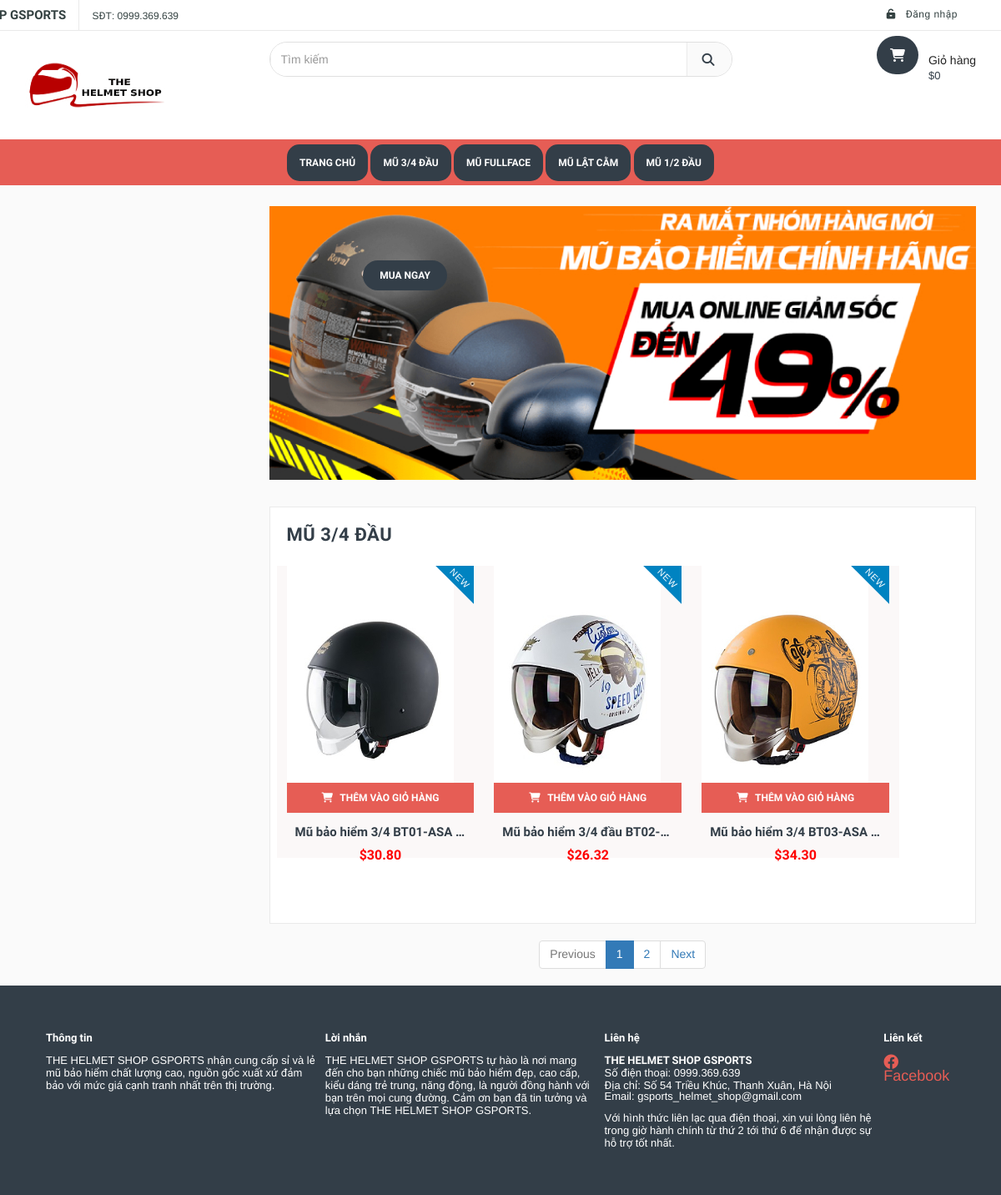
Page /type.php?type=BT on the committed database.
### tables this page shows
CREATE TABLE `categories` (
  `cate_code` varchar(20) NOT NULL,
  `name` varchar(100) NOT NULL,
  `status` int(1) NOT NULL COMMENT '0: chưa xóa, 1: đã xóa'
);

CREATE TABLE `products` (
  `product_code` varchar(20) NOT NULL,
  `name` varchar(100) NOT NULL,
  `description` varchar(900) NOT NULL,
  `price` float NOT NULL,
  `image` varchar(100) DEFAULT NULL,
  `quantity_exist` int(11) NOT NULL,
  `new` tinyint(1) NOT NULL COMMENT '0: cũ, 1: mới',
  `status` tinyint(1) NOT NULL COMMENT '0: chưa xóa, 1: đã xóa',
  `cate_code` varchar(20) NOT NULL,
  `supp_code` varchar(20) DEFAULT NULL
);

### controller/Controller.php (called while the page is built, shortened)
<?php
require_once "model/BaseModel.php";
class Controller{
    function loadView($view, $data = [], $title = 'Trang chủ'){
        $model = new BaseModel;
        $menu = $model->selectMenu();
        include_once 'view/layout.view.php';
    }
}
?>

### controller/TypeController.php (called while the page is built, shortened)
<?php
include_once "Controller.php";
include_once "model/TypeModel.php";
class TypeController extends Controller{
    function loadPageType(){
        $date=date("Y-m-d");
        $alias = isset($_GET['type']) ? $_GET['type'] : '';
        $model = new TypeModel;
        $type = $model->getNameType($alias);
        $products = $model->selectProductByCategories($alias,$date);
        $allType = $model->selectAllType();
        $count = $model->countProduct($alias);
        $result = [
            'allType'=>$allType,
            'products'=>$products,
            'nametype'=>$type->name,
            'count'=>$count
        ];
        return $this->loadView('type',$result, $type->name );
    }
}
?>

### type.php (called while the page is built)
<?php
include_once "controller/TypeController.php";
$c = new TypeController;
return $c->loadPageType();
?>

### model/DBConnect.php (called while the page is built, shortened)
<?php
class DBConnect{
    private $db = NULL;
    function __construct($dbName = 'helmet_shop',$user = 'root', $password=''){
        try{
            $this->db = new PDO('mysql:host=127.0.0.1:3306;dbname=helmet_shop','root','');
            $this->db->exec('SET NAMES UTF8');
        }
        catch(PDOException $e){
            echo "Lỗi: ".$e->getMessage();
            die;
        }
    }
    function setStatement($sql,$value = []){
        $stmt = $this->db->prepare($sql);
        return $stmt;
    }
    function loadMoreRows($sql,$value=[]){
        $stmt = $this->setStatement($sql,$value);
        $check = $stmt->execute();
        if($check){
            return $stmt->fetchAll(PDO::FETCH_OBJ);
        }
        return false;
    }
}
?>

### model/BaseModel.php (called while the page is built)
<?php
require_once 'DBConnect.php';
class BaseModel extends DBConnect{
    function selectMenu(){
        $sql = "SELECT *
        FROM categories c
        WHERE c.status = '0'
        AND c.cate_code IN( SELECT p.cate_code FROM products p)";
        return $this->loadMoreRows($sql);
    }
}
?>

### model/TypeModel.php (called while the page is built, shortened)
<?php
require_once 'DBConnect.php';
class TypeModel extends DBConnect{
    function selectProductByCategories($id,$date){
        $sql = "SELECT *
                FROM promotion s
                INNER JOIN promotion_detail sd
                ON s.promotion_code = sd.promotion_code
                RIGHT JOIN products p
                ON sd.product_code = p.product_code
                AND '$date' >= s.date_start AND '$date' <= s.date_end
                WHERE p.cate_code ='$id' AND p.status='0'";
        return $this->loadMoreRows($sql);
    }
}
?>

### view/type.view.php (the view, shortened to what this page needs)
<?php
$products = $data['products'];
?>
<div class="main-container col2-left-layout">
      <div class="container">
        <div class="row">
          <div class="col-main col-sm-9 col-xs-12 col-sm-push-3">
            <div class="category-description std">
              <div class="slider-items-products">
                <div id="category-desc-slider" class="product-flexslider hidden-buttons">
                  <div class="slider-items slider-width-col1 owl-carousel owl-theme">
                    <div class="item">
                      <a href="#x">
                        <img alt="" src="public/source/images/cat-slider-img1.jpg">
                      </a>
                      <div class="inner-info">
                        <div class="cat-img-title">
                          <a class="info" href="#">Mua ngay</a>
                        </div>
                      </div>
                    </div>
                  </div>
                </div>
              </div>
            </div>
            <div class="shop-inner" style="height:500px;margin:0">
              <div class="page-title">
                <h2><?=$data['nametype']?></h2>
              </div>
              <div class="product-grid-area">
                <ul class="products-grid">
                  <?php foreach($products as $p):?>
                  <li class="item col-lg-4 col-md-4 col-sm-6 col-xs-6 rows" style="height:350px;width:30%;background:#fbf8f8;">
                    <div class="product-item">
                      <div class="item-inner">
                          <div class="product-thumbnail">
                            <?php if($p->new == 1):?>
                            <div class="icon-new-label new-right">New</div>
                            <?php endif?>
                            <div class="pr-img-area">
                              <a title="<?=$p->name?>" href="<?=$p->product_code?>">
                                <figure>
                                  <img class="first-img"  style="height: 296px; object-fit:inherit;" src="public/source/images/products/<?=$p->image?>" alt="html template">
                                </figure>
                              </a>
                              <button id-sp="<?=$p->product_code?>" selected-qty="<?php if (isset($_SESSION['cart']->items[$p->product_code])) echo $_SESSION['cart']->items[$p->product_code]['totalQtity']; else echo '0'; ?>" quantity-exist="<?=$p->quantity_exist?>" type="button" class="add-to-cart-mt">
                                <i class="fa fa-shopping-cart"></i>
                                <span>THÊM VÀO GIỎ HÀNG</span>
                              </button>
                            </div>
                          </div>
                          <div class="item-info">
                            <div class="info-inner">
                              <div class="item-title">
                                <a title="<?=$p->name?>" href="<?=$p->product_code?>"><?=$p->name?></a>
                              </div>
                              <div class="item-content">
                              <div class="item-price">
                                <div class="price-box">
                                  <?php if($p->percent != null):?>
                                  <p class="special-price">
                                    <span class="price"><?=number_format($p->price-($p->percent*$p->price), PRICE_DECIMALS)?></span>
                                  </p>
                                  <p class="old-price">
                                    <span class="price"><?=number_format($p->price, PRICE_DECIMALS)?></span>
                                  </p>
                                  <?php else :?>
                                  <p class="special-price">
                                    <span class="price"><?=number_format($p->price, PRICE_DECIMALS)?></span>
                                  </p>
                                  <?php endif ?>
                                </div>
                              </div>
                              </div>
                            </div>
                          </div>
                        </div>
                    </div>
                  </li>
                  <?php endforeach?>
                </ul>
              </div>
            </div>
            <div class="pagi" style="text-align: center;">
	              <ul id="pagination" class="justify-content-center"></ul>
            </div>
        </div>
      </div>
    </div>

### view/layout.view.php (shortened to what this page needs)
<head>
  <?php include_once('view\common.php'); ?>
</head>
<body class="shop_grid_page">
  <div id="page">
    <header>
      <div class="header-container">
        <div class="header-top">
          <div class="container">
            <div class="row">
              <div class="col-lg-4 col-sm-4 hidden-xs">
                <div class="welcome-msg"><?=SHOP_NAME?></div>
                <span class="phone hidden-sm">SĐT: <?=SHOP_PHONE?></span>
              </div>
              <div class="headerlinkmenu col-lg-8 col-md-7 col-sm-8 col-xs-12">
                <div class="links">
                <?php if(isset($_SESSION['name'])){?>
                  <div class="myaccount">
                    <a title="Tài khoản" href="account.php">
                      <i class="fa fa-user"></i>
                      <span class="hidden-xs"><?php echo $_SESSION['name'];?></span>
                    </a>
                  </div>
				  <div class="myorders">
                    <a title="Theo dõi đơn hàng" href="my-orders.php">
                      <i class="fa fa-location-arrow"></i>
                      <span class="hidden-xs">Đơn hàng</span>
                    </a>
                  </div>
                  <div class="logout">
                    <a href="logout.php">
                      <i class="fa fa-unlock-alt"></i>
                      <span class="hidden-xs">Đăng xuất</span>
                    </a>
                  </div>
                <?php }else{?>
                  <div class="login">
                    <a href="login.html">
                      <i class="fa fa-unlock-alt"></i>
                      <span class="hidden-xs">Đăng nhập</span>
                    </a>
                  </div>
                <?php }?>
                </div>
              </div>
            </div>
          </div>
        </div>
        <div class="container">
          <div class="row">
            <div class="col-sm-3 col-md-3 col-xs-12">
              <div class="logo">
                <a title="e-commerce" href="index.html">
                  <img alt="responsive theme logo" src="public/source/images/logohelmet.jpg" style="width:170px;height:70px;">
                </a>
              </div>
            </div>
            <div class="col-xs-9 col-sm-6 col-md-6">
              <div class="top-search">
                <div id="search">
                  <form action="search.html">
                    <div class="input-group">
                      <input type="text" class="form-control" placeholder="Tìm kiếm" name="keyword">
                      <button class="btn-search" type="submit">
                        <i class="fa fa-search"></i>
                      </button>
                    </div>
                  </form>
                </div>
              </div>
            </div>
            <div class="col-lg-3 col-xs-3 top-cart">
              <div class="top-cart-contain">
                <div class="mini-cart">
                  <div class="basket dropdown-toggle">
                    <a href="shopping-cart.php">
                      <div class="cart-icon">
                        <i class="fa fa-shopping-cart"></i>
                      </div>
                      <div class="shoppingcart-inner hidden-xs" id="shoppingcart-inner">
                        <span class="cart-title">Giỏ hàng</span>
                        <span class="cart-total" id="cart-total">
                          <?php
                          if(isset($_SESSION['cart'])){
                            echo $_SESSION['cart']->totalQtity;
                            echo " item(s) - $";
                            echo number_format($_SESSION['cart']->promtPrice, PRICE_DECIMALS);
                          }else{
                            echo "$0";
                          }
                          ?>
                        </span>
                      </div>
                    </a>
                  </div>
                </div>
              </div>
            </div>
          </div>
        </div>
      </div>
    </header>
    <nav style="background:#e65d55;height:55px;">
      <div class="container">
        <div class="row">
          <div style="text-align:center;">
            <a class='navbtn' href="index.html">Trang Chủ</a>
            <?php foreach($menu as $m):?>
            <a class='navbtn' href="type.php?type=<?=$m->cate_code?>"><?=$m->name?></a>
            <?php endforeach ?>
          </div>
        </div>
      </div>
    </nav>
    <?php include_once "$view.view.php" ;?>
    <footer>
      <div id='footer-info'>
        <table>
            <tr>
                <td width='28%'>
                    <b>Thông tin</b><br/>
                    <br />
                    <?=SHOP_NAME?> nhận cung cấp sỉ và lẻ mũ bảo hiểm chất lượng cao, nguồn gốc xuất xứ đảm bảo với mức giá cạnh tranh nhất trên thị trường.
                </td>
                <td width='28%'>
                    <b>Lời nhắn</b><br/>
                    <br />
                    <?=SHOP_NAME?> tự hào là nơi mang đến cho bạn những chiếc mũ bảo hiểm đẹp, cao cấp, kiểu dáng trẻ trung, năng động, là người đồng hành với bạn trên mọi cung đường. Cảm ơn bạn đã tin tưởng và lựa chọn <?=SHOP_NAME?>.
                </td>
                <td width='28%'>
                    <b>Liên hệ</b><br/>
                    <br />
                    <b><?=SHOP_NAME?></b><br/>
                    Số điện thoại: <?=SHOP_PHONE?><br/>
                    Địa chỉ: <?=SHOP_ADDRESS?><br/>
                    Email: <?=SHOP_EMAIL?><br/>
                    <br/>
                    Với hình thức liên lạc qua điện thoại, xin vui lòng liên hệ trong giờ hành chính từ thứ 2 tới thứ 6 để nhận được sự hỗ trợ tốt nhất.
                </td>
                <td width='7%'>
                    <b>Liên kết</b><br />
                    <br/>
                    <a style='color:#e65d55; font-size: 18px' href='https://www.facebook.com/hangbtm002?mibextid=ZbWKwL' target='_blank'>
                    <i class="fa-brands fa-facebook"></i>
                    Facebook</a>
                    <br/>
                </td>
            </tr>
        </table>
      </div>
    </footer>
  </div>
</body>
</html>

### view/layout.view.php (style rules this page uses)
.top-search { margin-top:0;margin-bottom:-4px }
.header-container { background:#fff }
.add-to-cart-mt { background:#e65d55 }
#footer-info { display:block;background:#333e48;width:100%;padding:50px;text-align:center;font-size:13px; }
#footer-info table { width:100%; }
#footer-info table td { color:#fff;padding:5px; }

### rows in the picture
categories: name "MŨ 3/4 ĐẦU"
categories: name "MŨ FULLFACE"
categories: name "MŨ LẬT CẰM"
categories: name "MŨ 1/2 ĐẦU"
products: new "NEW", image (picture), name "Mũ bảo hiểm 3/4 BT01-ASA…", price "30.80"
products: new "NEW", image (picture), name "Mũ bảo hiểm 3/4 đầu BT02-…", price "26.32"
products: new "NEW", image (picture), name "Mũ bảo hiểm 3/4 BT03-ASA…", price "34.30"

### other values in the picture
SHOP_PHONE "0999.369.639"
$data['nametype'] "MŨ 3/4 ĐẦU"
SHOP_NAME "THE HELMET SHOP GSPORTS"
SHOP_ADDRESS "Số 54 Triều Khúc, Thanh Xuân, Hà Nội"
SHOP_EMAIL "gsports_helmet_shop@gmail.com"
